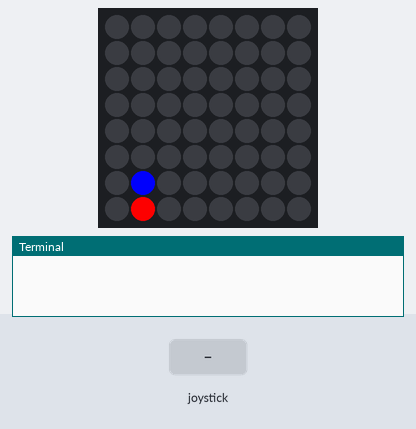
Simulated run of this program. Board: Raspberry Pi (BCM pin numbers) with a Sense HAT. Parts: the Sense HAT's 8×8 RGB LED matrix, the last lines printed to the terminal. Inputs (shaded band) come from the test bench.

Above: at 1.2 s.
1.3 s: joystick pushed up
At 1.64 s:
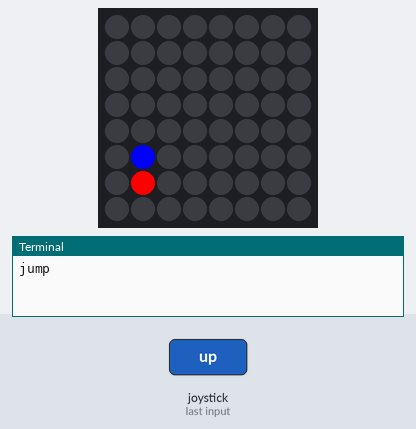
Timing chart, 0 to 4.3 s (numbered marks = the images above; inputs shaded):
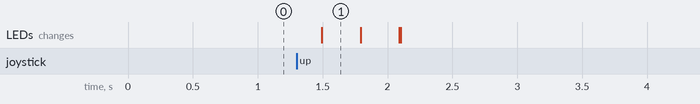

The program:

mario.py
```python
from sense_hat import SenseHat, ACTION_RELEASED
from random import randint
from math import ceil, sin
import time


sense = SenseHat()


x = 1
global y
y = 7
global is_jumping
is_jumping = False
global counter
counter = 0

def get_delta(counter):
    return ceil(3 * sin(counter/ 200))

def jump():
    print('jump')
    global is_jumping
    is_jumping = True

def refresh():
    global y
    global counter
    new_y = y - get_delta(counter)
    if new_y > 7:
        new_y = 7
        global is_jumping
        is_jumping = False
        counter = 0
        sense.clear()
    if new_y != y:
        sense.clear()
    sense.set_pixel(x, new_y - 1, 0, 0, 255)
    sense.set_pixel(x, new_y, 255, 0, 0)

while True:
    for event in sense.stick.get_events():
        if event.direction == 'up' and event.action == 'released':
            jump()
    if is_jumping:
        counter += 1
    refresh()
```

Measured:
- after the input at 1.3 s, the LEDs: change after 0.19 s (image 1)
